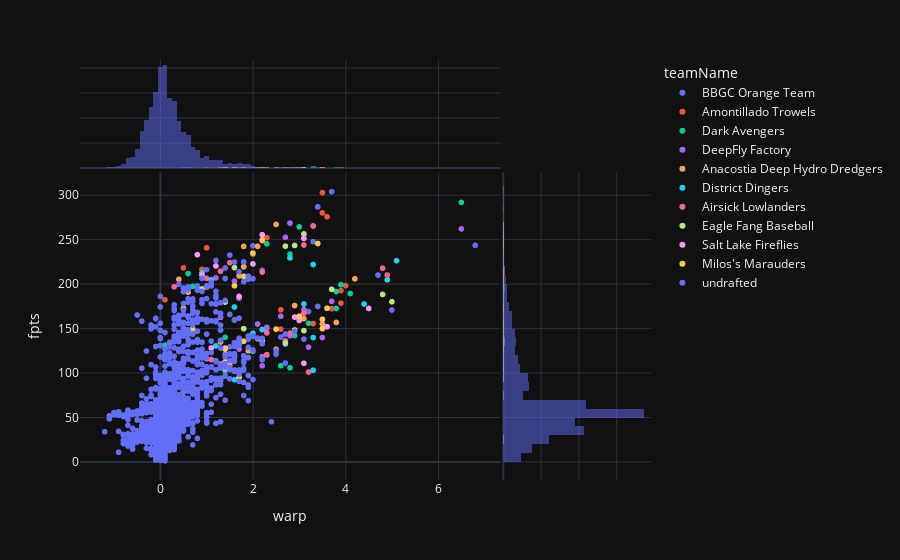

Notebook cell for this chart:
### Code cell
fig = px.scatter(
    df_league,
    x="warp",
    y="fpts",
    color="teamName",
    # color = "pa",
    hover_data=["first_name", "last_name", "fantraxid"],
    marginal_x="histogram",
    marginal_y="histogram",
)
fig.show()

### Figure 1 — Plotly figure (JSON) as saved in the notebook; plotly's stock layout.template omitted (floating-point values rounded to 4 significant figures; data arrays with more than 128 entries replaced by an {"elided": "..."} marker saying what was removed)
{"data": [{"customdata": [["Gerrit", "Cole", "01spo"], ["Spencer", "Strider", "05mre"], ["Yoshinobu", "Yamamoto", "05r8n"], ["Mitch", "Keller", "03d7h"], ["Camilo", "Doval", "04k0w"], ["Joe", "Musgrove", "02bqy"], ["José", "Ramírez", "01ub6"], ["Dean", "Kremer", "041yb"], ["Craig", "Kimbrel", "01scl"], ["Paul", "Goldschmidt", "01ual"], ["Adley", "Rutschman", "04q2n"], ["Ketel", "Marte", "0326s"], ["Gunnar", "Henderson", "050w9"], ["Cedric", "Mullins", "03qr0"], ["Rhys", "Hoskins", "03de9"], ["Chas", "McCormick", "04esz"], ["CJ", "Abrams", "04qk8"], ["Jackson", "Holliday", "05ybv"], ["James", "Outman", "04psu"], ["Jackson", "Chourio", "05m1e"]], "hovertemplate": "teamName=BBGC Orange Team<br>warp=%{x}<br>fpts=%{y}<br>first_name=%{customdata[0]}<br>last_name=%{customdata[1]}<br>fantraxid=%{customdata[2]}<extra></extra>", "legendgroup": "BBGC Orange Team", "marker": {"color": "#636efa", "symbol": "circle"}, "mode": "markers", "name": "BBGC Orange Team", "showlegend": true, "type": "scattergl", "x": [3.7, 3.4, 3.3, 2, 1, 2.2, 4.7, 0.8, 0.5, 3.4, 5, 3.2, 3.1, 2.7, 1.5, 1.9, 1.6, 1.6, 1.9, 0.5], "xaxis": "x", "y": [304.2, 287.0, 247.7, 243.3, 216.4, 215.7, 210.2, 198.2, 195.7, 175, 171, 169.2, 138.2, 132.5, 129.5, 117.2, 113.2, 102, 97.25, 73], "yaxis": "y"}, {"alignmentgroup": "True", "bingroup": "x", "hovertemplate": "teamName=BBGC Orange Team<br>warp=%{x}<br>count=%{y}<extra></extra>", "legendgroup": "BBGC Orange Team", "marker": {"color": "#636efa"}, "name": "BBGC Orange Team", "offsetgroup": "BBGC Orange Team", "opacity": 0.5, "showlegend": false, "type": "histogram", "x": [3.7, 3.4, 3.3, 2, 1, 2.2, 4.7, 0.8, 0.5, 3.4, 5, 3.2, 3.1, 2.7, 1.5, 1.9, 1.6, 1.6, 1.9, 0.5], "xaxis": "x3", "yaxis": "y3"}, {"alignmentgroup": "True", "bingroup": "y", "hovertemplate": "teamName=BBGC Orange Team<br>fpts=%{y}<br>count=%{x}<extra></extra>", "legendgroup": "BBGC Orange Team", "marker": {"color": "#636efa"}, "name": "BBGC Orange Team", "offsetgroup": "BBGC Orange Team", "opacity": 0.5, "showlegend": false, "type": "histogram", "xaxis": "x2", "y": [304.2, 287.0, 247.7, 243.3, 216.4, 215.7, 210.2, 198.2, 195.7, 175, 171, 169.2, 138.2, 132.5, 129.5, 117.2, 113.2, 102, 97.25, 73], "yaxis": "y2"}, {"customdata": [["Framber", "Valdez", "04auj"], ["Logan", "Webb", "03dbm"], ["Corbin", "Burnes", "041rd"], ["Chris", "Bassitt", "02c2h"], ["Clay", "Holmes", "02bx4"], ["Jordan", "Montgomery", "03dbo"], ["José", "Leclerc", "030x2"], ["Miles", "Mikolas", "02h9r"], ["Alex", "Bregman", "02w7p"], ["Triston", "McKenzie", "03pon"], ["Vladimir", "Guerrero", "03ojr"], ["Shota", "Imanaga", "05ge9"], ["Steven", "Kwan", "04pr1"], ["Brandon", "Nimmo", "02bq2"], ["Masataka", "Yoshida", "05rc3"], ["J.P.", "Crawford", "0310z"], ["Isaac", "Paredes", "04071"], ["Jeff", "McNeil", "0317o"], ["LaMonte", "Wade", "03qo2"], ["Willson", "Contreras", "03oh0"]], "hovertemplate": "teamName=Amontillado Trowels<br>warp=%{x}<br>fpts=%{y}<br>first_name=%{customdata[0]}<br>last_name=%{customdata[1]}<br>fantraxid=%{customdata[2]}<extra></extra>", "legendgroup": "Amontillado Trowels", "marker": {"color": "#EF553B", "symbol": "circle"}, "mode": "markers", "name": "Amontillado Trowels", "showlegend": true, "type": "scattergl", "x": [3.5, 3.5, 3.6, 2.3, 1, 2, 0.5, 0.9, 4, 1, 3.9, 0.1, 3.9, 3.7, 2.6, 3.3, 2.6, 2.2, 1.7, 2.7], "xaxis": "x", "y": [303.1, 280.2, 276.0, 252.4, 241.0, 233.9, 218.4, 216.9, 198.5, 196.4, 192.8, 182.5, 178.8, 172.5, 171.2, 155.8, 149.5, 149, 139.2, 134.2], "yaxis": "y"}, {"alignmentgroup": "True", "bingroup": "x", "hovertemplate": "teamName=Amontillado Trowels<br>warp=%{x}<br>count=%{y}<extra></extra>", "legendgroup": "Amontillado Trowels", "marker": {"color": "#EF553B"}, "name": "Amontillado Trowels", "offsetgroup": "Amontillado Trowels", "opacity": 0.5, "showlegend": false, "type": "histogram", "x": [3.5, 3.5, 3.6, 2.3, 1, 2, 0.5, 0.9, 4, 1, 3.9, 0.1, 3.9, 3.7, 2.6, 3.3, 2.6, 2.2, 1.7, 2.7], "xaxis": "x3", "yaxis": "y3"}, {"alignmentgroup": "True", "bingroup": "y", "hovertemplate": "teamName=Amontillado Trowels<br>fpts=%{y}<br>count=%{x}<extra></extra>", "legendgroup": "Amontillado Trowels", "marker": {"color": "#EF553B"}, "name": "Amontillado Trowels", "offsetgroup": "Amontillado Trowels", "opacity": 0.5, "showlegend": false, "type": "histogram", "xaxis": "x2", "y": [303.1, 280.2, 276.0, 252.4, 241.0, 233.9, 218.4, 216.9, 198.5, 196.4, 192.8, 182.5, 178.8, 172.5, 171.2, 155.8, 149.5, 149, 139.2, 134.2], "yaxis": "y2"}, {"customdata": [["Shohei", "Ohtani", "02yc4"], ["Aaron", "Nola", "02i3o"], ["Shane", "Bieber", "041rf"], ["Max", "Fried", "02i2j"], ["Dylan", "Cease", "03df2"], ["Evan", "Phillips", "03qto"], ["Kyle", "Tucker", "03pir"], ["Paul", "Sewald", "02n2x"], ["David", "Bednar", "04aqc"], ["Pete", "Alonso", "041pz"], ["Luis", "Arraez", "03mew"], ["Manny", "Machado", "01svq"], ["Xander", "Bogaerts", "025gb"], ["Carlos", "Correa", "02i2q"], ["Anthony", "Santander", "02w16"], ["MacKenzie", "Gore", "04cd5"], ["Jordan", "Walker", "05gbf"], ["J.T.", "Realmuto", "025i9"], ["Jonah", "Heim", "031b2"], ["Austin", "Hays", "041qs"]], "hovertemplate": "teamName=Dark Avengers<br>warp=%{x}<br>fpts=%{y}<br>first_name=%{customdata[0]}<br>last_name=%{customdata[1]}<br>fantraxid=%{customdata[2]}<extra></extra>", "legendgroup": "Dark Avengers", "marker": {"color": "#00cc96", "symbol": "circle"}, "mode": "markers", "name": "Dark Avengers", "showlegend": true, "type": "scattergl", "x": [6.5, 3, 2.3, 2.8, 1.8, 0.6, 3.9, 0.7, 0.6, 3.8, 4.1, 3.8, 3.2, 2.9, 1.4, 0.1, 1.2, 2.6, 2.8, 1.4], "xaxis": "x", "y": [292.1, 264.5, 245.5, 234.0, 219.4, 211.9, 199.5, 197.6, 196.9, 191.8, 189.5, 172.8, 156, 142.2, 140.2, 131.5, 113.8, 108.2, 106, 102.5], "yaxis": "y"}, {"alignmentgroup": "True", "bingroup": "x", "hovertemplate": "teamName=Dark Avengers<br>warp=%{x}<br>count=%{y}<extra></extra>", "legendgroup": "Dark Avengers", "marker": {"color": "#00cc96"}, "name": "Dark Avengers", "offsetgroup": "Dark Avengers", "opacity": 0.5, "showlegend": false, "type": "histogram", "x": [6.5, 3, 2.3, 2.8, 1.8, 0.6, 3.9, 0.7, 0.6, 3.8, 4.1, 3.8, 3.2, 2.9, 1.4, 0.1, 1.2, 2.6, 2.8, 1.4], "xaxis": "x3", "yaxis": "y3"}, {"alignmentgroup": "True", "bingroup": "y", "hovertemplate": "teamName=Dark Avengers<br>fpts=%{y}<br>count=%{x}<extra></extra>", "legendgroup": "Dark Avengers", "marker": {"color": "#00cc96"}, "name": "Dark Avengers", "offsetgroup": "Dark Avengers", "opacity": 0.5, "showlegend": false, "type": "histogram", "xaxis": "x2", "y": [292.1, 264.5, 245.5, 234.0, 219.4, 211.9, 199.5, 197.6, 196.9, 191.8, 189.5, 172.8, 156, 142.2, 140.2, 131.5, 113.8, 108.2, 106, 102.5], "yaxis": "y2"}, {"customdata": [["Zac", "Gallen", "041qo"], ["Juan", "Soto", "03ynj"], ["Joe", "Ryan", "04ps7"], ["Eduardo", "Rodriguez", "029si"], ["Justin", "Verlander", "000dp"], ["Eury", "Pérez", "05aoc"], ["Marcus", "Semien", "02bu9"], ["Bryce", "Harper", "01fh9"], ["Christian", "Walker", "02mw3"], ["TJ", "Friedl", "045gu"], ["Max", "Muncy", "02mzg"], ["Josh", "Naylor", "03pjd"], ["Randy", "Arozarena", "040b5"], ["Dansby", "Swanson", "03ae8"], ["Willy", "Adames", "03atq"], ["Nolan", "Jones", "041q6"], ["Matt", "McLain", "04pks"], ["Jake", "Burger", "04azv"], ["Josh", "Lowe", "041ah"], ["Trevor", "Story", "02bqh"]], "hovertemplate": "teamName=DeepFly Factory<br>warp=%{x}<br>fpts=%{y}<br>first_name=%{customdata[0]}<br>last_name=%{customdata[1]}<br>fantraxid=%{customdata[2]}<extra></extra>", "legendgroup": "DeepFly Factory", "marker": {"color": "#ab63fa", "symbol": "circle"}, "mode": "markers", "name": "DeepFly Factory", "showlegend": true, "type": "scattergl", "x": [2.8, 6.5, 2.7, 1.2, 1.6, 1.7, 3.7, 3.1, 2.6, 2.1, 2.3, 2.3, 2.8, 3.5, 3.2, 1.7, 2.2, 1.3, 2.2, 1], "xaxis": "x", "y": [268.7, 262.2, 252.7, 207.1, 203.5, 184.2, 180.8, 171.5, 164, 155.2, 151.5, 150.5, 142, 140, 129.2, 127, 118.5, 110.5, 108.2, 106.2], "yaxis": "y"}, {"alignmentgroup": "True", "bingroup": "x", "hovertemplate": "teamName=DeepFly Factory<br>warp=%{x}<br>count=%{y}<extra></extra>", "legendgroup": "DeepFly Factory", "marker": {"color": "#ab63fa"}, "name": "DeepFly Factory", "offsetgroup": "DeepFly Factory", "opacity": 0.5, "showlegend": false, "type": "histogram", "x": [2.8, 6.5, 2.7, 1.2, 1.6, 1.7, 3.7, 3.1, 2.6, 2.1, 2.3, 2.3, 2.8, 3.5, 3.2, 1.7, 2.2, 1.3, 2.2, 1], "xaxis": "x3", "yaxis": "y3"}, {"alignmentgroup": "True", "bingroup": "y", "hovertemplate": "teamName=DeepFly Factory<br>fpts=%{y}<br>count=%{x}<extra></extra>", "legendgroup": "DeepFly Factory", "marker": {"color": "#ab63fa"}, "name": "DeepFly Factory", "offsetgroup": "DeepFly Factory", "opacity": 0.5, "showlegend": false, "type": "histogram", "xaxis": "x2", "y": [268.7, 262.2, 252.7, 207.1, 203.5, 184.2, 180.8, 171.5, 164, 155.2, 151.5, 150.5, 142, 140, 129.2, 127, 118.5, 110.5, 108.2, 106.2], "yaxis": "y2"}, {"customdata": [["Luis", "Castillo", "03nuc"], ["Justin", "Steele", "03deg"], ["José", "Berríos", "02mwk"], ["Jesús", "Luzardo", "041r1"], ["Nick", "Pivetta", "0316j"], ["Freddie", "Freeman", "01cgo"], ["Jordan", "Romano", "03di6"], ["Ryan", "Helsley", "03ql5"], ["Kyle", "Schwarber", "03cag"], ["Nolan", "Arenado", "01sy3"], ["Gavin", "Williams", "05jp7"], ["Mike", "Trout", "01s8u"], ["Trea", "Turner", "02c68"], ["Spencer", "Steer", "0512e"], ["Michael", "Harris", "0512v"], ["Bryson", "Stott", "04p10"], ["William", "Contreras", "03yrz"], ["Riley", "Greene", "04nb2"], ["Anthony", "Volpe", "04y9p"], ["Junior", "Caminero", "05xch"]], "hovertemplate": "teamName=Anacostia Deep Hydro Dredgers<br>warp=%{x}<br>fpts=%{y}<br>first_name=%{customdata[0]}<br>last_name=%{customdata[1]}<br>fantraxid=%{customdata[2]}<extra></extra>", "legendgroup": "Anacostia Deep Hydro Dredgers", "marker": {"color": "#FFA15A", "symbol": "circle"}, "mode": "markers", "name": "Anacostia Deep Hydro Dredgers", "showlegend": true, "type": "scattergl", "x": [2.5, 2.1, 1.8, 1.8, 1.7, 4.2, 0.4, 0.6, 2.9, 3.1, 1, 3.8, 3.5, 1.3, 2.5, 1.9, 2.3, 1.5, 0.8, 0.3], "xaxis": "x", "y": [267.2, 242.6, 242.6, 219.7, 209.3, 206, 205.5, 191.0, 176, 161.2, 157.7, 157, 155.2, 135, 126.8, 125, 120.5, 109.5, 92.75, 28.5], "yaxis": "y"}, {"alignmentgroup": "True", "bingroup": "x", "hovertemplate": "teamName=Anacostia Deep Hydro Dredgers<br>warp=%{x}<br>count=%{y}<extra></extra>", "legendgroup": "Anacostia Deep Hydro Dredgers", "marker": {"color": "#FFA15A"}, "name": "Anacostia Deep Hydro Dredgers", "offsetgroup": "Anacostia Deep Hydro Dredgers", "opacity": 0.5, "showlegend": false, "type": "histogram", "x": [2.5, 2.1, 1.8, 1.8, 1.7, 4.2, 0.4, 0.6, 2.9, 3.1, 1, 3.8, 3.5, 1.3, 2.5, 1.9, 2.3, 1.5, 0.8, 0.3], "xaxis": "x3", "yaxis": "y3"}, {"alignmentgroup": "True", "bingroup": "y", "hovertemplate": "teamName=Anacostia Deep Hydro Dredgers<br>fpts=%{y}<br>count=%{x}<extra></extra>", "legendgroup": "Anacostia Deep Hydro Dredgers", "marker": {"color": "#FFA15A"}, "name": "Anacostia Deep Hydro Dredgers", "offsetgroup": "Anacostia Deep Hydro Dredgers", "opacity": 0.5, "showlegend": false, "type": "histogram", "xaxis": "x2", "y": [267.2, 242.6, 242.6, 219.7, 209.3, 206, 205.5, 191.0, 176, 161.2, 157.7, 157, 155.2, 135, 126.8, 125, 120.5, 109.5, 92.75, 28.5], "yaxis": "y2"}, {"customdata": [["Pablo", "López", "043f9"], ["Grayson", "Rodriguez", "04pko"], ["Mookie", "Betts", "02btf"], ["Tyler", "Glasnow", "02btx"], ["Emmanuel", "Clase", "04ug5"], ["Andrés", "Muñoz", "0403o"], ["Yordan", "Alvarez", "04355"], ["Corey", "Seager", "02mw6"], ["Yandy", "Díaz", "03m6o"], ["Chris", "Sale", "01uca"], ["George", "Springer", "025he"], ["Nico", "Hoerner", "04pkr"], ["Jazz", "Chisholm", "045qo"], ["Kodai", "Senga", "04a2t"], ["Christian", "Encarnacion-Strand", "05xor"], ["Eloy", "Jiménez", "030ud"], ["Nick", "Castellanos", "01uc9"], ["Francisco", "Alvarez", "04qnc"], ["Josh", "Jung", "04y44"], ["Yainer", "Diaz", "0524l"]], "hovertemplate": "teamName=District Dingers<br>warp=%{x}<br>fpts=%{y}<br>first_name=%{customdata[0]}<br>last_name=%{customdata[1]}<br>fantraxid=%{customdata[2]}<extra></extra>", "legendgroup": "District Dingers", "marker": {"color": "#19d3f3", "symbol": "circle"}, "mode": "markers", "name": "District Dingers", "showlegend": true, "type": "scattergl", "x": [3.3, 2.8, 5.1, 3.3, 0.9, 1.1, 4.9, 4.4, 3.1, 1.6, 2.2, 2, 3.3, 1.2, 1.4, 2, 0.8, 3.3, 1.4, 1.6], "xaxis": "x", "y": [265.6, 229.6, 226.5, 222.1, 212.8, 205.0, 205, 177.8, 177.8, 174.4, 149, 144.8, 140, 130.5, 127, 124.8, 109.5, 103.2, 96.75, 92.5], "yaxis": "y"}, {"alignmentgroup": "True", "bingroup": "x", "hovertemplate": "teamName=District Dingers<br>warp=%{x}<br>count=%{y}<extra></extra>", "legendgroup": "District Dingers", "marker": {"color": "#19d3f3"}, "name": "District Dingers", "offsetgroup": "District Dingers", "opacity": 0.5, "showlegend": false, "type": "histogram", "x": [3.3, 2.8, 5.1, 3.3, 0.9, 1.1, 4.9, 4.4, 3.1, 1.6, 2.2, 2, 3.3, 1.2, 1.4, 2, 0.8, 3.3, 1.4, 1.6], "xaxis": "x3", "yaxis": "y3"}, {"alignmentgroup": "True", "bingroup": "y", "hovertemplate": "teamName=District Dingers<br>fpts=%{y}<br>count=%{x}<extra></extra>", "legendgroup": "District Dingers", "marker": {"color": "#19d3f3"}, "name": "District Dingers", "offsetgroup": "District Dingers", "opacity": 0.5, "showlegend": false, "type": "histogram", "xaxis": "x2", "y": [265.6, 229.6, 226.5, 222.1, 212.8, 205.0, 205, 177.8, 177.8, 174.4, 149, 144.8, 140, 130.5, 127, 124.8, 109.5, 103.2, 96.75, 92.5], "yaxis": "y2"}, {"customdata": [["Zack", "Wheeler", "01sb3"], ["Merrill", "Kelly", "02hj7"], ["Freddy", "Peralta", "03dc4"], ["Charlie", "Morton", "005jn"], ["Matt", "Olson", "02mwm"], ["Cristian", "Javier", "045kb"], ["Hunter", "Brown", "05144"], ["Aaron", "Judge", "02z0s"], ["Tanner", "Scott", "03dfa"], ["Alexis", "Díaz", "03qqf"], ["Francisco", "Lindor", "02611"], ["Yennier", "Cano", "050ok"], ["Marcell", "Ozuna", "01usi"], ["Luis", "Robert", "047l7"], ["Ha-Seong", "Kim", "05ajg"], ["Royce", "Lewis", "04aeb"], ["Luis", "Rengifo", "03avk"], ["Jarren", "Duran", "04pst"], ["Lane", "Thomas", "03dei"], ["Cal", "Raleigh", "04my4"]], "hovertemplate": "teamName=Airsick Lowlanders<br>warp=%{x}<br>fpts=%{y}<br>first_name=%{customdata[0]}<br>last_name=%{customdata[1]}<br>fantraxid=%{customdata[2]}<extra></extra>", "legendgroup": "Airsick Lowlanders", "marker": {"color": "#FF6692", "symbol": "circle"}, "mode": "markers", "name": "Airsick Lowlanders", "showlegend": true, "type": "scattergl", "x": [3.3, 2.2, 3.1, 1.5, 4.8, 1.3, 2.2, 4.9, 1, 0.3, 3.1, 0.5, 2.3, 2.8, 2.7, 2.3, 1.6, 1.6, 1.1, 3.2], "xaxis": "x", "y": [265.5, 248.9, 244.1, 224.3, 218, 214.6, 213.7, 210.2, 206.6, 197.1, 167.5, 156.9, 145.2, 145, 136.2, 120.8, 119.2, 119, 115.2, 101.2], "yaxis": "y"}, {"alignmentgroup": "True", "bingroup": "x", "hovertemplate": "teamName=Airsick Lowlanders<br>warp=%{x}<br>count=%{y}<extra></extra>", "legendgroup": "Airsick Lowlanders", "marker": {"color": "#FF6692"}, "name": "Airsick Lowlanders", "offsetgroup": "Airsick Lowlanders", "opacity": 0.5, "showlegend": false, "type": "histogram", "x": [3.3, 2.2, 3.1, 1.5, 4.8, 1.3, 2.2, 4.9, 1, 0.3, 3.1, 0.5, 2.3, 2.8, 2.7, 2.3, 1.6, 1.6, 1.1, 3.2], "xaxis": "x3", "yaxis": "y3"}, {"alignmentgroup": "True", "bingroup": "y", "hovertemplate": "teamName=Airsick Lowlanders<br>fpts=%{y}<br>count=%{x}<extra></extra>", "legendgroup": "Airsick Lowlanders", "marker": {"color": "#FF6692"}, "name": "Airsick Lowlanders", "offsetgroup": "Airsick Lowlanders", "opacity": 0.5, "showlegend": false, "type": "histogram", "xaxis": "x2", "y": [265.5, 248.9, 244.1, 224.3, 218, 214.6, 213.7, 210.2, 206.6, 197.1, 167.5, 156.9, 145.2, 145, 136.2, 120.8, 119.2, 119, 115.2, 101.2], "yaxis": "y2"}, {"customdata": [["Kevin", "Gausman", "02hi7"], ["Blake", "Snell", "02bqr"], ["Nathan", "Eovaldi", "01ut7"], ["Tanner", "Bibee", "05y23"], ["Jhoan", "Duran", "04apj"], ["Pete", "Fairbanks", "03qo0"], ["Rafael", "Devers", "030uc"], ["Fernando", "Tatis", "03zbh"], ["Corbin", "Carroll", "04y4e"], ["Hunter", "Greene", "04aea"], ["Triston", "Casas", "04de1"], ["Gleyber", "Torres", "031t0"], ["Will", "Smith", "042sz"], ["Vinnie", "Pasquantino", "05184"], ["Jorge", "Soler", "02i11"], ["Adolis", "García", "04aq4"], ["Andrés", "Giménez", "03pzn"], ["Oneil", "Cruz", "03zlh"], ["Wyatt", "Langford", "060pm"], ["Colton", "Cowser", "05ras"]], "hovertemplate": "teamName=Eagle Fang Baseball<br>warp=%{x}<br>fpts=%{y}<br>first_name=%{customdata[0]}<br>last_name=%{customdata[1]}<br>fantraxid=%{customdata[2]}<extra></extra>", "legendgroup": "Eagle Fang Baseball", "marker": {"color": "#B6E880", "symbol": "circle"}, "mode": "markers", "name": "Eagle Fang Baseball", "showlegend": true, "type": "scattergl", "x": [3.1, 2.9, 2.7, 1.6, 1.1, 0.9, 3.7, 4.8, 5, 1.4, 1.8, 2.9, 3.1, 2.1, 2.1, 2.2, 2.7, 0.6, 0.5, 0.4], "xaxis": "x", "y": [256.6, 243.6, 242.8, 218.7, 200.7, 194.7, 194.2, 188.5, 180.2, 180.0, 150, 148.5, 147.8, 139.2, 138.8, 136.5, 133.8, 101.8, 79.25, 25], "yaxis": "y"}, {"alignmentgroup": "True", "bingroup": "x", "hovertemplate": "teamName=Eagle Fang Baseball<br>warp=%{x}<br>count=%{y}<extra></extra>", "legendgroup": "Eagle Fang Baseball", "marker": {"color": "#B6E880"}, "name": "Eagle Fang Baseball", "offsetgroup": "Eagle Fang Baseball", "opacity": 0.5, "showlegend": false, "type": "histogram", "x": [3.1, 2.9, 2.7, 1.6, 1.1, 0.9, 3.7, 4.8, 5, 1.4, 1.8, 2.9, 3.1, 2.1, 2.1, 2.2, 2.7, 0.6, 0.5, 0.4], "xaxis": "x3", "yaxis": "y3"}, {"alignmentgroup": "True", "bingroup": "y", "hovertemplate": "teamName=Eagle Fang Baseball<br>fpts=%{y}<br>count=%{x}<extra></extra>", "legendgroup": "Eagle Fang Baseball", "marker": {"color": "#B6E880"}, "name": "Eagle Fang Baseball", "offsetgroup": "Eagle Fang Baseball", "opacity": 0.5, "showlegend": false, "type": "histogram", "xaxis": "x2", "y": [256.6, 243.6, 242.8, 218.7, 200.7, 194.7, 194.2, 188.5, 180.2, 180.0, 150, 148.5, 147.8, 139.2, 138.8, 136.5, 133.8, 101.8, 79.25, 25], "yaxis": "y2"}, {"customdata": [["George", "Kirby", "04yie"], ["Zach", "Eflin", "02mwq"], ["Raisel", "Iglesias", "03aqv"], ["Bailey", "Ober", "0425t"], ["Edwin", "Díaz", "02my5"], ["Josh", "Hader", "02n96"], ["Carlos", "Rodón", "02c2r"], ["Austin", "Riley", "03pom"], ["Ian", "Happ", "03nmw"], ["Bobby", "Miller", "05gwz"], ["Seiya", "Suzuki", "04b02"], ["Ozzie", "Albies", "03fi0"], ["Bo", "Bichette", "041qb"], ["Jeimer", "Candelario", "027fx"], ["Spencer", "Torkelson", "04yk2"], ["Thairo", "Estrada", "03aay"], ["Salvador", "Perez", "01u75"], ["Sean", "Murphy", "03aoy"], ["Teoscar", "Hernández", "02xic"]], "hovertemplate": "teamName=Salt Lake Fireflies<br>warp=%{x}<br>fpts=%{y}<br>first_name=%{customdata[0]}<br>last_name=%{customdata[1]}<br>fantraxid=%{customdata[2]}<extra></extra>", "legendgroup": "Salt Lake Fireflies", "marker": {"color": "#FF97FF", "symbol": "circle"}, "mode": "markers", "name": "Salt Lake Fireflies", "showlegend": true, "type": "scattergl", "x": [2.2, 3.1, 0.8, 2, 1.2, 0.9, 1.7, 4.5, 2.9, 1.3, 3, 3, 3.6, 1.4, 1.1, 1.4, 1, 3.1, 1.4], "xaxis": "x", "y": [255.7, 251.5, 233.3, 222.9, 220.6, 210.4, 186.3, 172.8, 163, 162.8, 161.8, 159.2, 152.2, 128.2, 128.2, 121, 116.2, 111, 105.2], "yaxis": "y"}, {"alignmentgroup": "True", "bingroup": "x", "hovertemplate": "teamName=Salt Lake Fireflies<br>warp=%{x}<br>count=%{y}<extra></extra>", "legendgroup": "Salt Lake Fireflies", "marker": {"color": "#FF97FF"}, "name": "Salt Lake Fireflies", "offsetgroup": "Salt Lake Fireflies", "opacity": 0.5, "showlegend": false, "type": "histogram", "x": [2.2, 3.1, 0.8, 2, 1.2, 0.9, 1.7, 4.5, 2.9, 1.3, 3, 3, 3.6, 1.4, 1.1, 1.4, 1, 3.1, 1.4], "xaxis": "x3", "yaxis": "y3"}, {"alignmentgroup": "True", "bingroup": "y", "hovertemplate": "teamName=Salt Lake Fireflies<br>fpts=%{y}<br>count=%{x}<extra></extra>", "legendgroup": "Salt Lake Fireflies", "marker": {"color": "#FF97FF"}, "name": "Salt Lake Fireflies", "offsetgroup": "Salt Lake Fireflies", "opacity": 0.5, "showlegend": false, "type": "histogram", "xaxis": "x2", "y": [255.7, 251.5, 233.3, 222.9, 220.6, 210.4, 186.3, 172.8, 163, 162.8, 161.8, 159.2, 152.2, 128.2, 128.2, 121, 116.2, 111, 105.2], "yaxis": "y2"}, {"customdata": [["Logan", "Gilbert", "04n0m"], ["Cole", "Ragans", "041ma"], ["Tarik", "Skubal", "04ptt"], ["Yu", "Darvish", "01c5l"], ["Sonny", "Gray", "0260v"], ["Walker", "Buehler", "03aac"], ["Jose", "Altuve", "024m0"], ["Adbert", "Alzolay", "03aqz"], ["Bobby", "Witt", "04lgp"], ["Bryan", "Reynolds", "03e5m"], ["Kyle", "Bradish", "04pq4"], ["Julio", "Rodríguez", "04fhb"], ["Ryan", "Pepiot", "0512m"], ["Christian", "Yelich", "025dn"], ["Cody", "Bellinger", "03120"], ["Alec", "Bohm", "04mn5"], ["Elly", "De La Cruz", "05udp"], ["Evan", "Carter", "05mdt"], ["Mitch", "Garver", "031cd"], ["Esteury", "Ruiz", "0406v"]], "hovertemplate": "teamName=Milos's Marauders<br>warp=%{x}<br>fpts=%{y}<br>first_name=%{customdata[0]}<br>last_name=%{customdata[1]}<br>fantraxid=%{customdata[2]}<extra></extra>", "legendgroup": "Milos's Marauders", "marker": {"color": "#FECB52", "symbol": "circle"}, "mode": "markers", "name": "Milos's Marauders", "showlegend": true, "type": "scattergl", "x": [2.2, 2.2, 3.4, 2, 1.8, 1.6, 3.6, 0.5, 3, 3.5, 1.6, 3.5, 0.7, 2.5, 1.8, 1.4, 1.4, 1.7, 1.3, 1.3], "xaxis": "x", "y": [249.9, 249.7, 245.8, 235.1, 208.8, 198.3, 173, 172.9, 164, 160.5, 159.8, 150, 149.5, 149.5, 135.8, 127, 112.8, 95, 94.25, 92], "yaxis": "y"}, {"alignmentgroup": "True", "bingroup": "x", "hovertemplate": "teamName=Milos's Marauders<br>warp=%{x}<br>count=%{y}<extra></extra>", "legendgroup": "Milos's Marauders", "marker": {"color": "#FECB52"}, "name": "Milos's Marauders", "offsetgroup": "Milos's Marauders", "opacity": 0.5, "showlegend": false, "type": "histogram", "x": [2.2, 2.2, 3.4, 2, 1.8, 1.6, 3.6, 0.5, 3, 3.5, 1.6, 3.5, 0.7, 2.5, 1.8, 1.4, 1.4, 1.7, 1.3, 1.3], "xaxis": "x3", "yaxis": "y3"}, {"alignmentgroup": "True", "bingroup": "y", "hovertemplate": "teamName=Milos's Marauders<br>fpts=%{y}<br>count=%{x}<extra></extra>", "legendgroup": "Milos's Marauders", "marker": {"color": "#FECB52"}, "name": "Milos's Marauders", "offsetgroup": "Milos's Marauders", "opacity": 0.5, "showlegend": false, "type": "histogram", "xaxis": "x2", "y": [249.9, 249.7, 245.8, 235.1, 208.8, 198.3, 173, 172.9, 164, 160.5, 159.8, 150, 149.5, 149.5, 135.8, 127, 112.8, 95, 94.25, 92], "yaxis": "y2"}, {"customdata": {"elided": "1697x3 str values"}, "hovertemplate": "teamName=undrafted<br>warp=%{x}<br>fpts=%{y}<br>first_name=%{customdata[0]}<br>last_name=%{customdata[1]}<br>fantraxid=%{customdata[2]}<extra></extra>", "legendgroup": "undrafted", "marker": {"color": "#636efa", "symbol": "circle"}, "mode": "markers", "name": "undrafted", "showlegend": true, "type": "scattergl", "x": {"elided": "1697 float values"}, "xaxis": "x", "y": {"elided": "1697 float values"}, "yaxis": "y"}, {"alignmentgroup": "True", "bingroup": "x", "hovertemplate": "teamName=undrafted<br>warp=%{x}<br>count=%{y}<extra></extra>", "legendgroup": "undrafted", "marker": {"color": "#636efa"}, "name": "undrafted", "offsetgroup": "undrafted", "opacity": 0.5, "showlegend": false, "type": "histogram", "x": {"elided": "1697 float values"}, "xaxis": "x3", "yaxis": "y3"}, {"alignmentgroup": "True", "bingroup": "y", "hovertemplate": "teamName=undrafted<br>fpts=%{y}<br>count=%{x}<extra></extra>", "legendgroup": "undrafted", "marker": {"color": "#636efa"}, "name": "undrafted", "offsetgroup": "undrafted", "opacity": 0.5, "showlegend": false, "type": "histogram", "xaxis": "x2", "y": {"elided": "1697 float values"}, "yaxis": "y2"}], "layout": {"barmode": "overlay", "legend": {"title": {"text": "teamName"}, "tracegroupgap": 0}, "margin": {"t": 60}, "xaxis": {"anchor": "y", "domain": [0, 0.7363], "title": {"text": "warp"}}, "xaxis2": {"anchor": "y2", "domain": [0.7413, 1], "matches": "x2", "showgrid": true, "showline": false, "showticklabels": false, "ticks": ""}, "xaxis3": {"anchor": "y3", "domain": [0, 0.7363], "matches": "x", "showgrid": true, "showticklabels": false}, "xaxis4": {"anchor": "y4", "domain": [0.7413, 1], "matches": "x2", "showgrid": true, "showline": false, "showticklabels": false, "ticks": ""}, "yaxis": {"anchor": "x", "domain": [0, 0.7326], "title": {"text": "fpts"}}, "yaxis2": {"anchor": "x2", "domain": [0, 0.7326], "matches": "y", "showgrid": true, "showticklabels": false}, "yaxis3": {"anchor": "x3", "domain": [0.7426, 1], "matches": "y3", "showgrid": true, "showline": false, "showticklabels": false, "ticks": ""}, "yaxis4": {"anchor": "x4", "domain": [0.7426, 1], "matches": "y3", "showgrid": true, "showline": false, "showticklabels": false, "ticks": ""}}}
